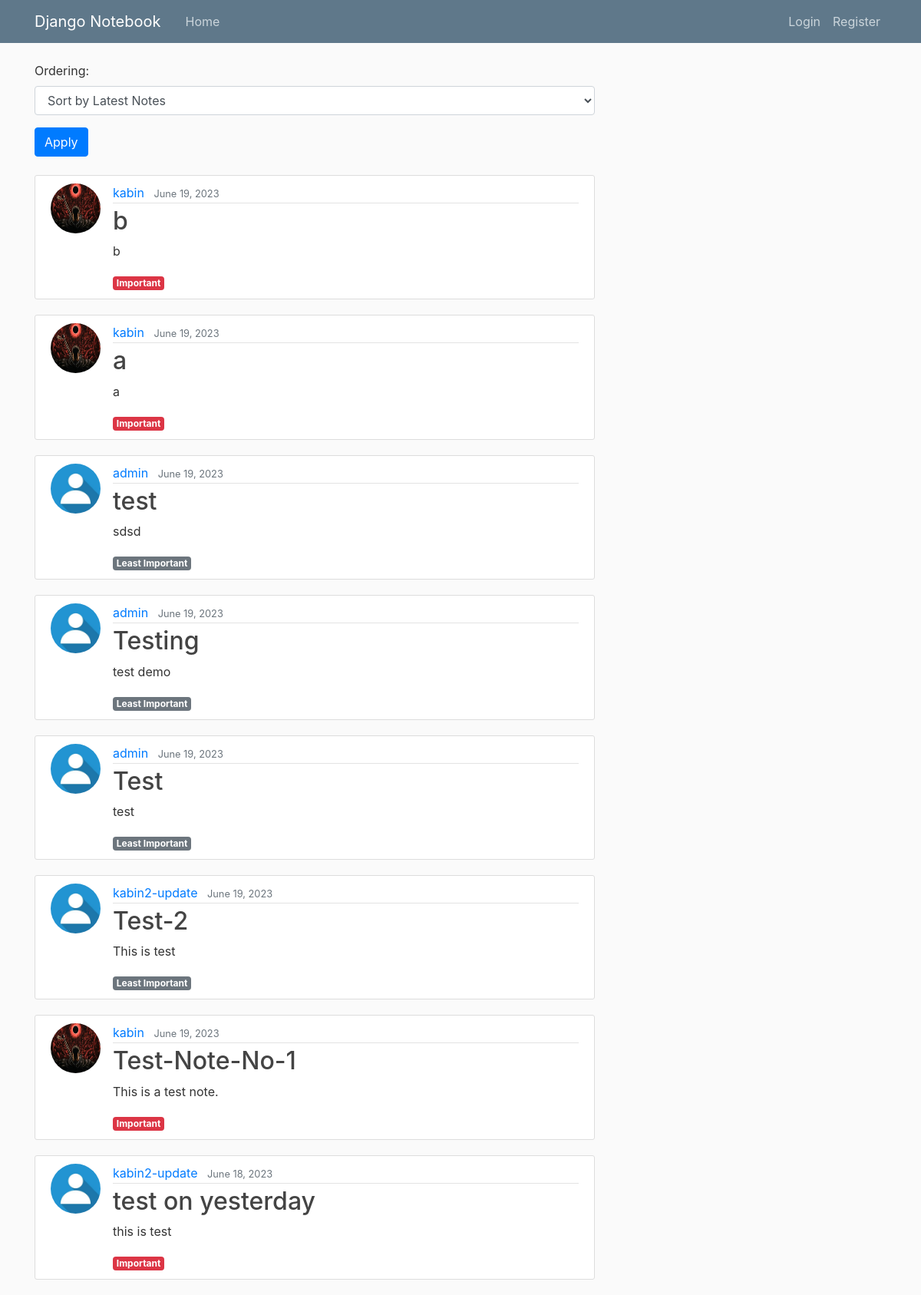
Before: / with the older database file.
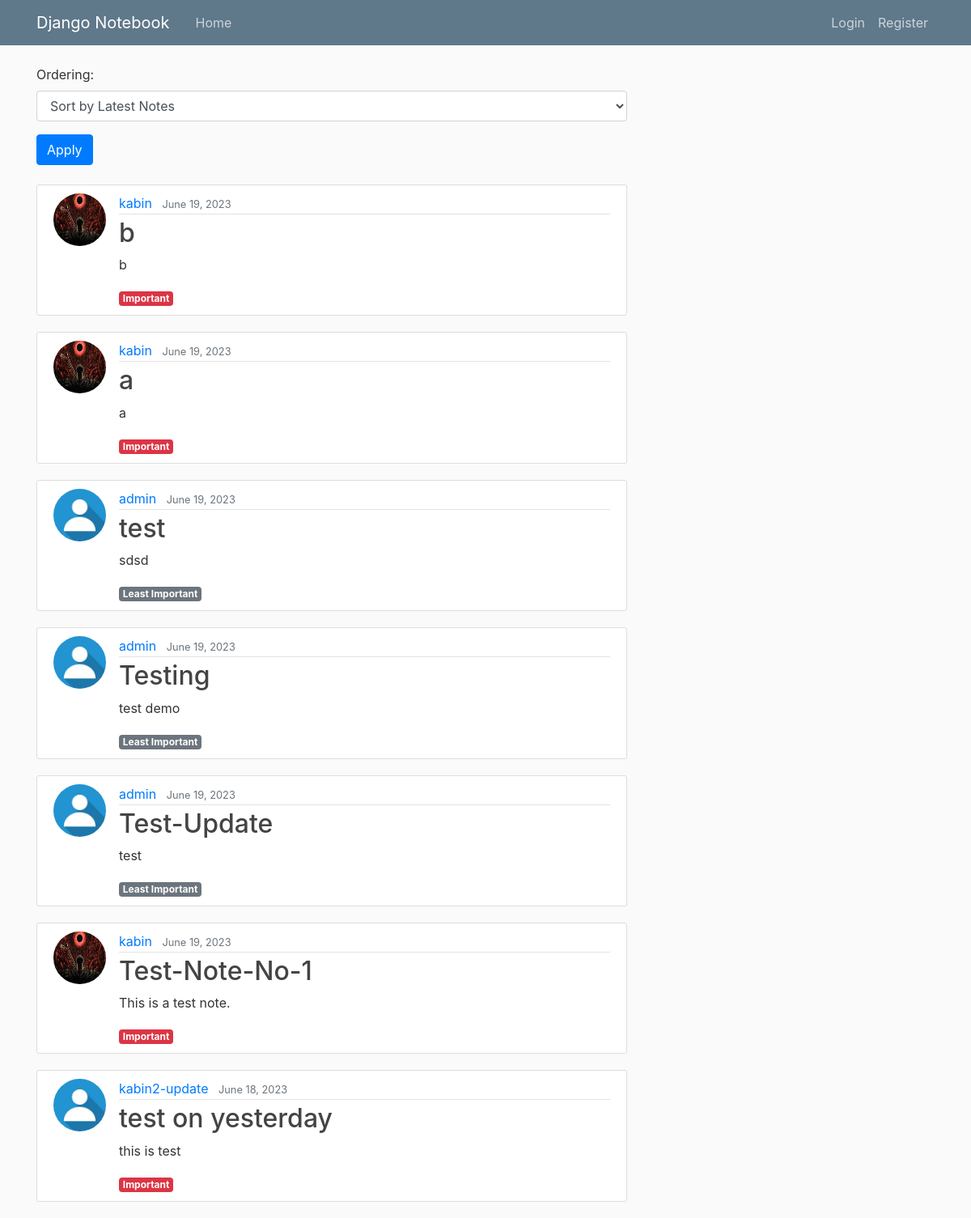
After: the same page with the newer database file.
### notebook/models.py (models this page shows, shortened)
class Note(models.Model):
    title = models.title = models.CharField(max_length=100)
    description = models.TextField()
    category = models.CharField(max_length=100, choices=(
        ('Important', 'Important'),
        ('Least Important', 'Least Important')
    ))
    posted_date = models.DateTimeField(default=timezone.now)
    poster = models.ForeignKey(User, on_delete=models.CASCADE)

### users/models.py (models this page shows, shortened)
class Profile(models.Model):
    user = models.OneToOneField(User, on_delete=models.CASCADE)
    image = models.ImageField(default='default.jpg', upload_to='profile_pics')

### notebook/views.py (the view)
# urls.py: path('', PostListView.as_view(), name='notebook-home'),
class PostListView(ListView):
    model = Note
    template_name = 'notebook/home.html'
    context_object_name = 'notes'
    ordering = ['-posted_date']
    paginate_by = 10
    def get_queryset(self):
        queryset = super().get_queryset()
        ordering = self.request.GET.get('ordering')
        yesterday = timezone.localtime() - timedelta(days=1)
        if ordering == 'new_notes':
            queryset = queryset.order_by('-posted_date')
        elif ordering == 'old_notes':
            queryset = queryset.order_by('posted_date')
        elif ordering == 'yesterday_notes':
            queryset = queryset.filter(posted_date__date=yesterday).order_by('-posted_date')
        elif ordering == 'title_notes':
            queryset = queryset.order_by('title')
        return queryset

### notebook/templates/notebook/home.html (shortened to what this page needs)
{% extends "notebook/base.html" %}
{% block content %}
  <form method="GET" action="">
    <div class="form-group">
      <label for="ordering">Ordering:</label>
        <select class="form-control" name="ordering" id="ordering">
          <option value="new_notes">Sort by Latest Notes</option>
        </select>
      </div>
    <button type="submit" class="btn btn-primary mb-4">Apply</button>
  </form>
    {% for note in notes %}
        <article class="media content-section">
          <img class="rounded-circle article-img" src="{{ note.poster.profile.image.url }}">
          <div class="media-body">
            <div class="article-metadata">
              <a class="mr-2" href="#">{{ note.poster }}</a>
              <small class="text-muted">{{ note.posted_date|date:"F d, Y" }}</small>
            </div>
            <h2><a class="article-title" href="{% url 'notebook-detail' note.id %}">{{ note.title }}</a></h2>
            <p class="article-content">{{ note.description }}</p>
            {% if note.category == "Important" %}
            <span class="badge badge-danger">{{ note.category }}</span>
            {% else %}
            <span class="badge badge-secondary">{{ note.category }}</span>
            {% endif %}
          </div>
        </article>
    {% endfor %}
{% endblock content %}

Changed rows visible on the page:
removed Note: poster.profile.image (placeholder picture), poster "kabin2-update", posted_date "June 19, 2023", title "Test-2", description "This is test", category "Least Important"
changed Note: title "Test" → "Test-Update"
